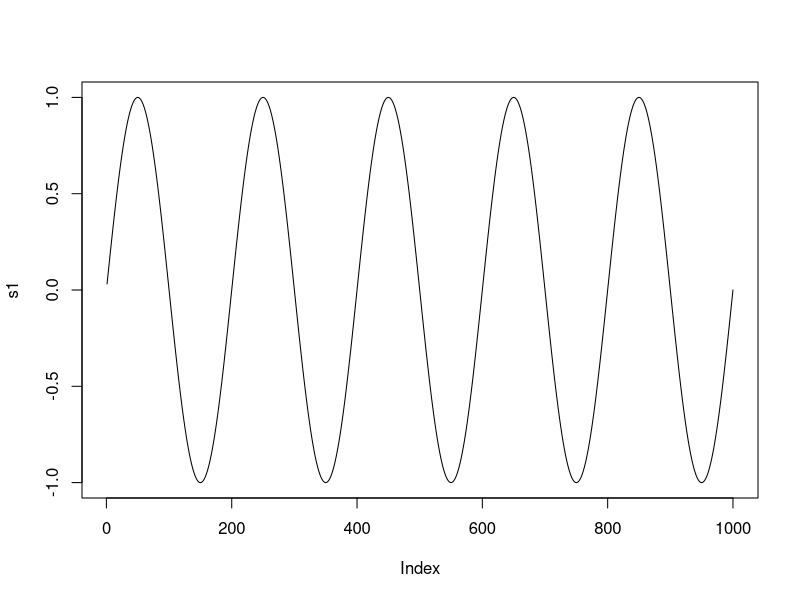
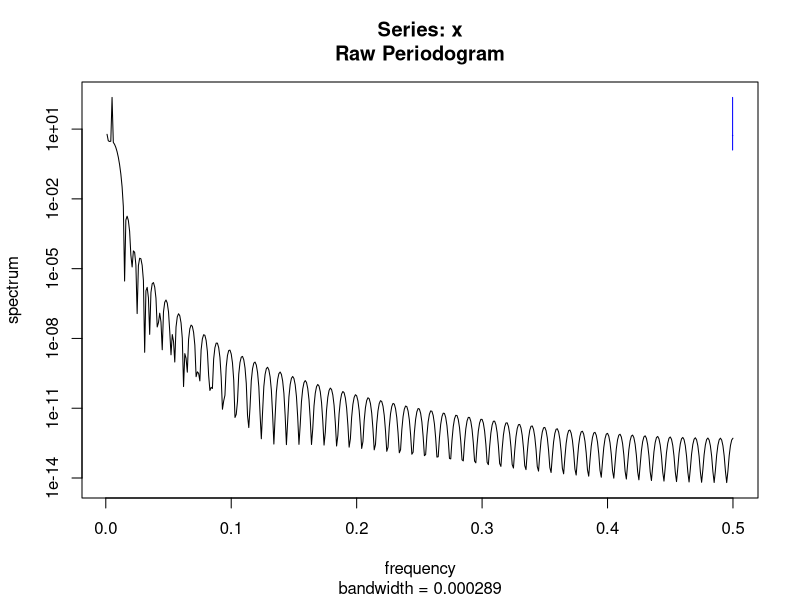
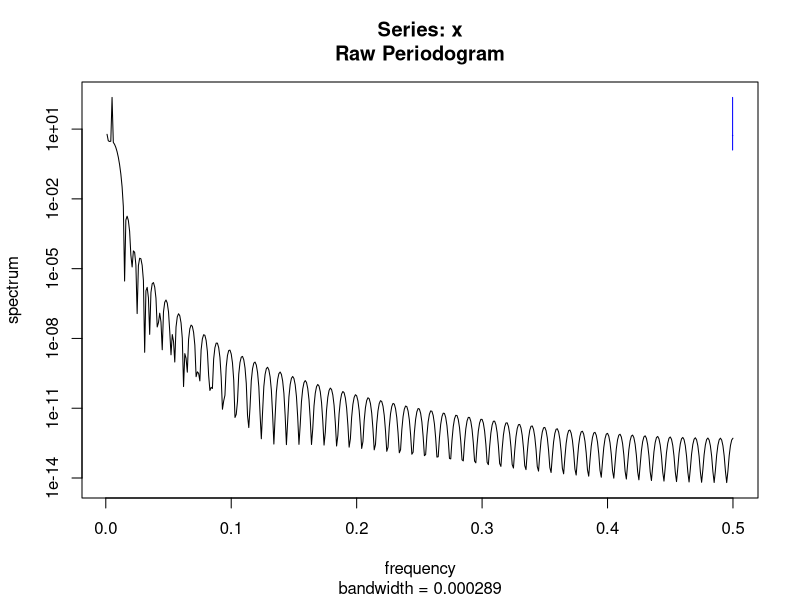
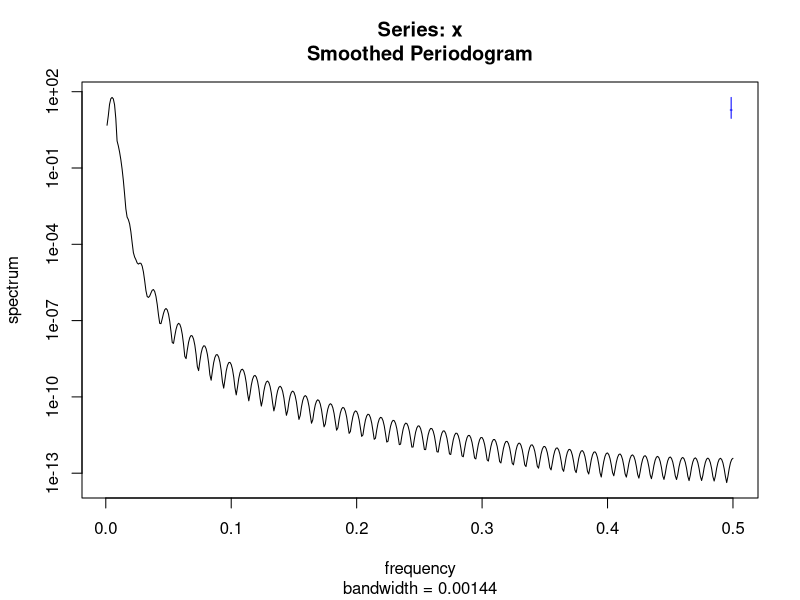
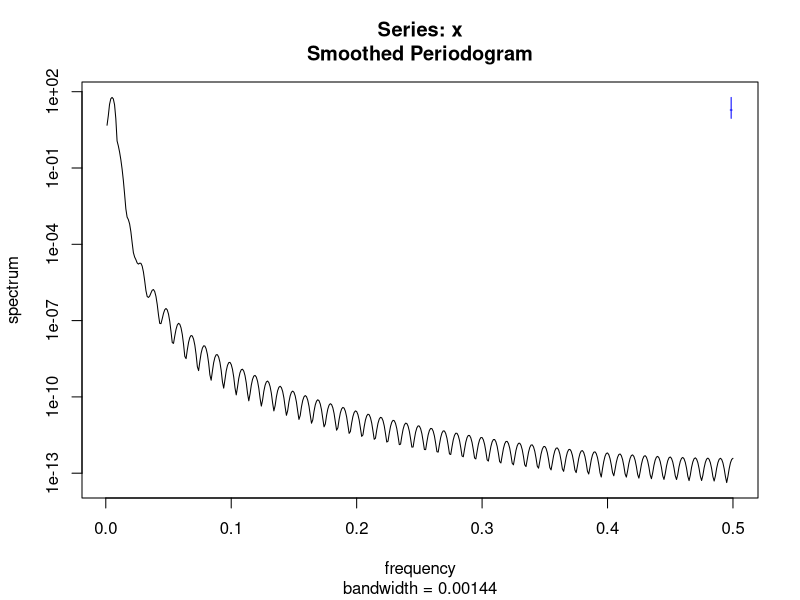
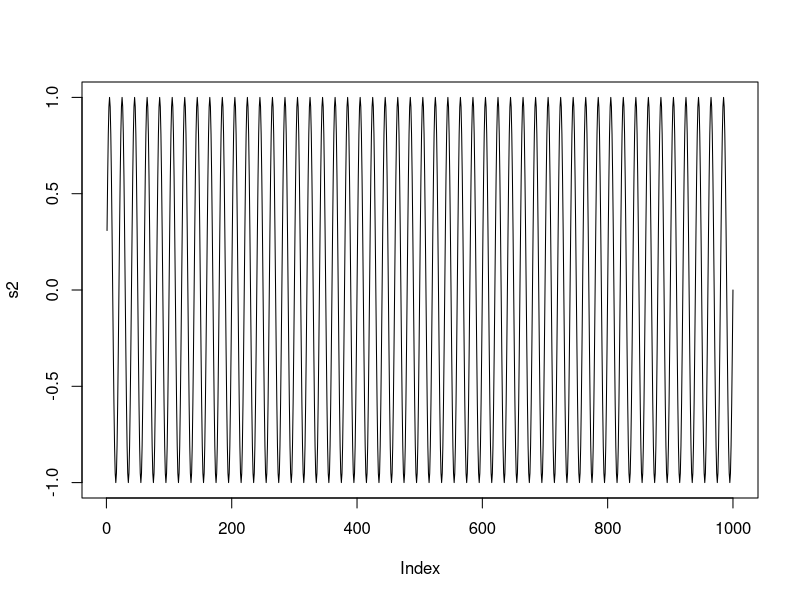
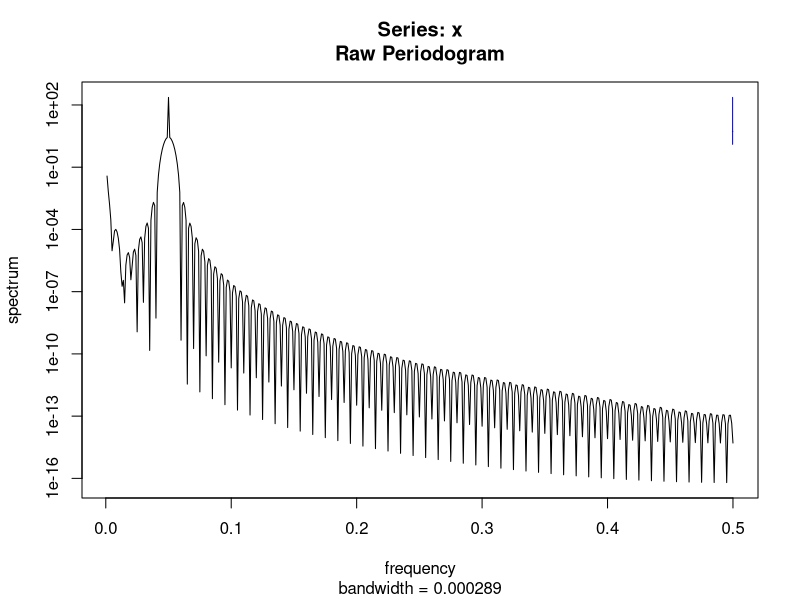
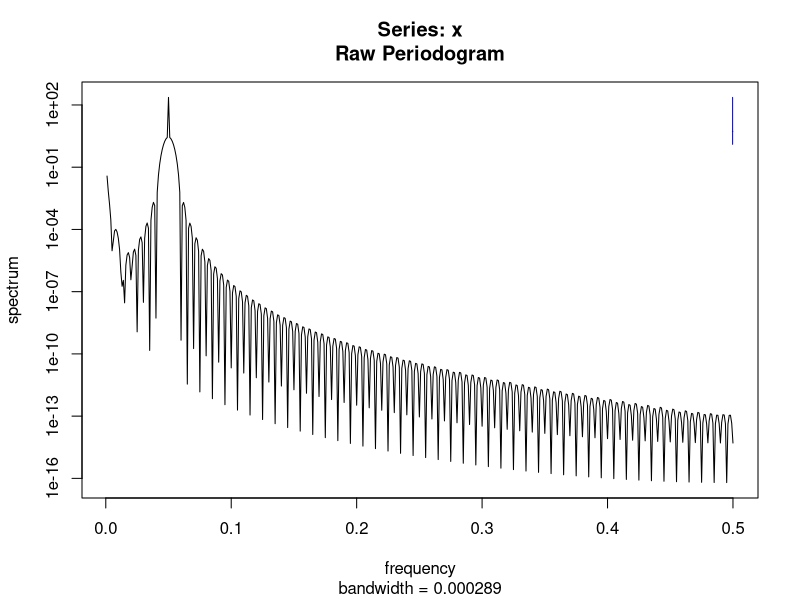

Reproduce these figures in R, in order.
## ---- chunk 1
n = 1000
x = pi * 1:n
s1 = sin(x / 100)
plot(s1, type = 'l')
plot(spectrum(s1))
## ---- chunk 2
plot(spectrum(s1, spans = c(3,5)))
## ---- chunk 3
s2 = sin(x / 10)
plot(s2, type = 'l')
plot(spectrum(s2))
## ---- chunk 4
plot(spectrum(s2, spans = c(3,5)))
## ---- chunk 5
plot(s1+s2, type = 'l')
plot(spectrum(s1+s2, spans = c(3,5)))
## ---- chunk 6
plot(s1+s2+rnorm(n), type = 'l')
plot(spectrum(s1+s2+rnorm(n), spans = c(3,5)))
## ---- chunk 7
plot(co2)
s = stl(co2, 12)
plot(s)
s$time.series[1:10,]
## ---- chunk 8
seasonal = s$time.series[,1]
plot(seasonal)
plot(spectrum(seasonal))
plot(spectrum(seasonal, spans = c(3,5)))
## ---- chunk 9
trend = s$time.series[,2]
plot(trend)
plot(spectrum(trend))
## ---- chunk 10
remainder = s$time.series[,3]
plot(remainder)
plot(spectrum(remainder))
